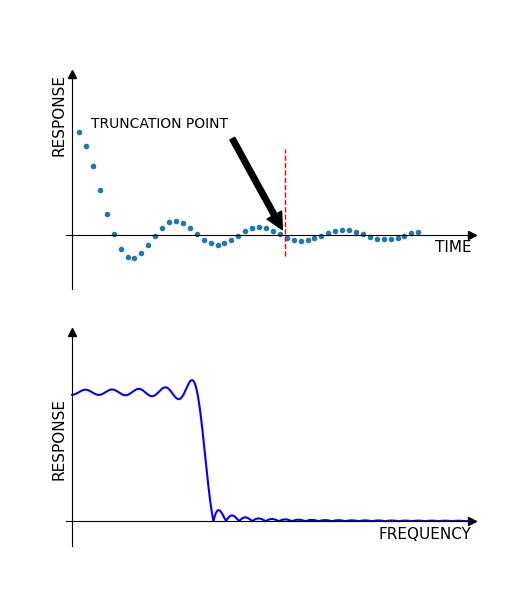

This figure's Python source:
import pylab
import matplotlib.pyplot as plt
import numpy as np
from scipy.signal import firwin, freqz

x = pylab.linspace(0, 26, 51)
y = pylab.sin(x)/x
fig, (ax1, ax2) = plt.subplots(nrows=2)
ax1.spines["left"].set_position(("data", 0))
ax1.spines["bottom"].set_position(("data", 0))

# Hide the top and right spines.
ax1.spines["top"].set_visible(False)
ax1.spines["right"].set_visible(False)

ax1.plot(1, 0, ">k", transform=ax1.get_yaxis_transform(), clip_on=False)
ax1.plot(0, 1, "^k", transform=ax1.get_xaxis_transform(), clip_on=False)

# Hide number in the axis
ax1.set_yticklabels([])
ax1.set_xticklabels([])
ax1.set_yticks([])
ax1.set_xticks([])
ax1.plot(x, y, '.')
ax1.plot([16, 16], [-0.2,0.8],color = 'red', linewidth=1, linestyle='--')
ax1.set(xlim=(-0.5, 30), ylim=(-0.5, 1.5))
ax1.annotate('TRUNCATION POINT',
            xy=(16, 0), xycoords='data',
            xytext=(0.4, 0.8), textcoords='axes fraction',
            arrowprops=dict(facecolor='black', shrink=0.05),
            horizontalalignment='right', verticalalignment='top')
ax1.set_xlabel('TIME', loc = 'right', fontsize = 11)
ax1.set_ylabel('RESPONSE', loc = 'top', rotation=90, fontsize = 11)


# Filter requirements
fs = 1000 # Sample rate, Hz
cutoff = 100 # Desired cutoff frequency, Hz
trans_width = 100 # Width of transition from pass band to stop band, Hz
numtaps = 101 # Size of the FIR filter

# Compute the filter coefficients using the firwin function
taps = firwin(numtaps, cutoff, window='rectangular', pass_zero=True, fs=fs)

# Compute the frequency response of the filter
w, h = freqz(taps, 1, worN=2000)

# Hide number in the axis
ax2.set_yticklabels([])
ax2.set_xticklabels([])
ax2.set_yticks([])
ax2.set_xticks([])
# Hide the top and right spines.
ax2.spines["top"].set_visible(False)
ax2.spines["right"].set_visible(False)

ax2.plot(1, 0, ">k", transform=ax2.get_yaxis_transform(), clip_on=False)
ax2.plot(0, 1, "^k", transform=ax2.get_xaxis_transform(), clip_on=False)
ax2.spines["left"].set_position(("data", 0))
ax2.spines["bottom"].set_position(("data", 0))

#ax2.set_title('Digital filter frequency response')
ax2.plot(0.5*fs*w/np.pi, np.abs(h), 'b')
# ax2.set_ylabel('Amplitude [dB]', color='b')
ax2.set_ylabel('RESPONSE', fontsize = 11)
# ax2.set_xlabel('Frequency [Hz]')
ax2.set_xlabel('FREQUENCY', loc='right', fontsize = 11)
ax2.set_ylim([-0.2, 1.5])
ax2.set_xlim([-5, 0.3*fs])


plt.show()
